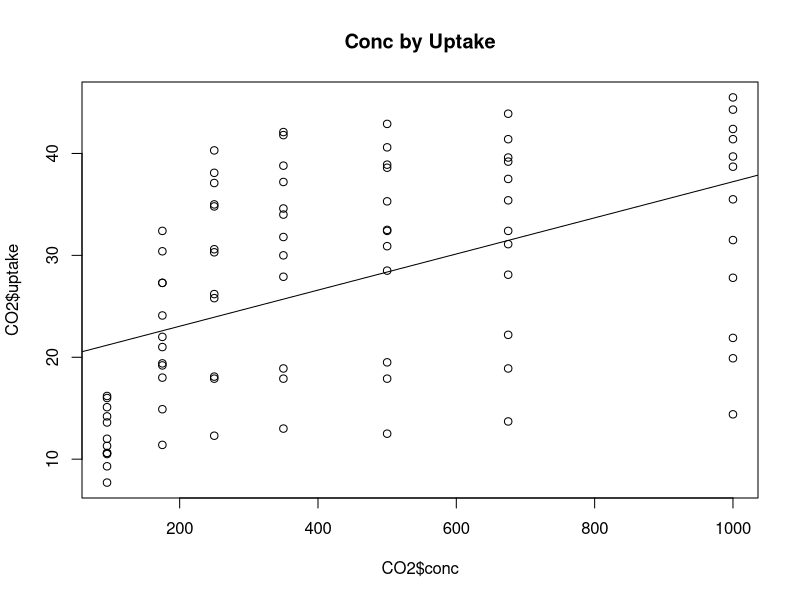

The R source for this figure:
#This lecture Oct 18 

data("CO2")
#tell us the information about the variable
str(CO2)

fit <- lm(uptake ~ conc, data = CO2)
summary(fit)
str(fit)

fitted(fit)
residuals(fit)

plot(CO2$conc, CO2$uptake, main = "Conc by Uptake")
abline(fit)
